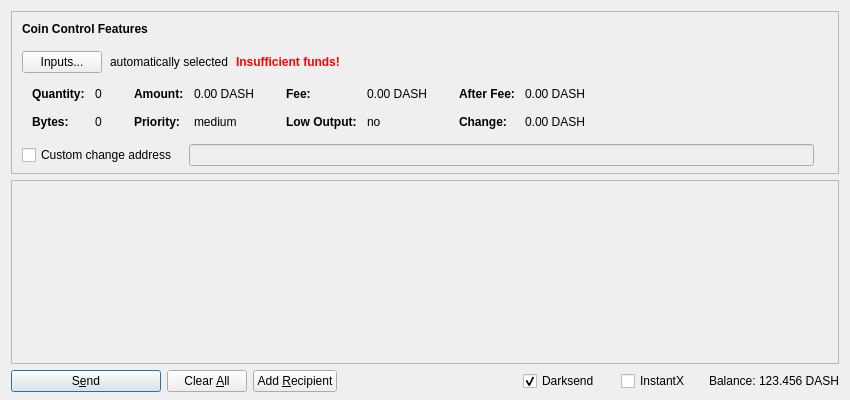
<?xml version="1.0" encoding="UTF-8"?>
<ui version="4.0">
 <class>SendCoinsDialog</class>
 <widget class="QDialog" name="SendCoinsDialog">
  <property name="geometry">
   <rect>
    <x>0</x>
    <y>0</y>
    <width>850</width>
    <height>400</height>
   </rect>
  </property>
  <property name="windowTitle">
   <string>Send Coins</string>
  </property>
  <layout class="QVBoxLayout" name="verticalLayout" stretch="0,1,0">
   <property name="bottomMargin">
    <number>8</number>
   </property>
   <item>
    <widget class="QFrame" name="frameCoinControl">
     <property name="sizePolicy">
      <sizepolicy hsizetype="Expanding" vsizetype="Expanding">
       <horstretch>0</horstretch>
       <verstretch>0</verstretch>
      </sizepolicy>
     </property>
     <property name="maximumSize">
      <size>
       <width>16777215</width>
       <height>16777215</height>
      </size>
     </property>
     <property name="frameShape">
      <enum>QFrame::StyledPanel</enum>
     </property>
     <property name="frameShadow">
      <enum>QFrame::Sunken</enum>
     </property>
     <layout class="QVBoxLayout" name="verticalLayoutCoinControl2">
      <property name="spacing">
       <number>0</number>
      </property>
      <property name="leftMargin">
       <number>0</number>
      </property>
      <property name="topMargin">
       <number>0</number>
      </property>
      <property name="rightMargin">
       <number>0</number>
      </property>
      <property name="bottomMargin">
       <number>6</number>
      </property>
      <item>
       <layout class="QVBoxLayout" name="verticalLayoutCoinControl" stretch="0,0,0,0,1">
        <property name="spacing">
         <number>0</number>
        </property>
        <property name="leftMargin">
         <number>10</number>
        </property>
        <property name="topMargin">
         <number>10</number>
        </property>
        <item>
         <layout class="QHBoxLayout" name="horizontalLayoutCoinControl1">
          <property name="bottomMargin">
           <number>15</number>
          </property>
          <item>
           <widget class="QLabel" name="labelCoinControlFeatures">
            <property name="sizePolicy">
             <sizepolicy hsizetype="Preferred" vsizetype="Maximum">
              <horstretch>0</horstretch>
              <verstretch>0</verstretch>
             </sizepolicy>
            </property>
            <property name="font">
             <font>
              <weight>75</weight>
              <bold>true</bold>
             </font>
            </property>
            <property name="styleSheet">
             <string notr="true">font-weight:bold;</string>
            </property>
            <property name="text">
             <string>Coin Control Features</string>
            </property>
           </widget>
          </item>
         </layout>
        </item>
        <item>
         <layout class="QHBoxLayout" name="horizontalLayoutCoinControl2" stretch="0,0,0,0">
          <property name="spacing">
           <number>8</number>
          </property>
          <property name="bottomMargin">
           <number>10</number>
          </property>
          <item>
           <widget class="QPushButton" name="pushButtonCoinControl">
            <property name="styleSheet">
             <string notr="true"/>
            </property>
            <property name="text">
             <string>Inputs...</string>
            </property>
           </widget>
          </item>
          <item>
           <widget class="QLabel" name="labelCoinControlAutomaticallySelected">
            <property name="text">
             <string>automatically selected</string>
            </property>
            <property name="margin">
             <number>5</number>
            </property>
           </widget>
          </item>
          <item>
           <widget class="QLabel" name="labelCoinControlInsuffFunds">
            <property name="font">
             <font>
              <weight>75</weight>
              <bold>true</bold>
             </font>
            </property>
            <property name="styleSheet">
             <string notr="true">color:red;font-weight:bold;</string>
            </property>
            <property name="text">
             <string>Insufficient funds!</string>
            </property>
            <property name="margin">
             <number>5</number>
            </property>
           </widget>
          </item>
          <item>
           <spacer name="horizontalSpacerCoinControl">
            <property name="orientation">
             <enum>Qt::Horizontal</enum>
            </property>
            <property name="sizeHint" stdset="0">
             <size>
              <width>40</width>
              <height>1</height>
             </size>
            </property>
           </spacer>
          </item>
         </layout>
        </item>
        <item>
         <widget class="QWidget" name="widgetCoinControl" native="true">
          <property name="sizePolicy">
           <sizepolicy hsizetype="Preferred" vsizetype="Preferred">
            <horstretch>0</horstretch>
            <verstretch>0</verstretch>
           </sizepolicy>
          </property>
          <property name="minimumSize">
           <size>
            <width>0</width>
            <height>0</height>
           </size>
          </property>
          <property name="styleSheet">
           <string notr="true"/>
          </property>
          <layout class="QHBoxLayout" name="horizontalLayoutCoinControl5">
           <property name="leftMargin">
            <number>0</number>
           </property>
           <property name="topMargin">
            <number>0</number>
           </property>
           <property name="rightMargin">
            <number>0</number>
           </property>
           <property name="bottomMargin">
            <number>0</number>
           </property>
           <item>
            <layout class="QHBoxLayout" name="horizontalLayoutCoinControl3" stretch="0,0,0,1">
             <property name="spacing">
              <number>20</number>
             </property>
             <property name="topMargin">
              <number>0</number>
             </property>
             <property name="bottomMargin">
              <number>10</number>
             </property>
             <item>
              <layout class="QFormLayout" name="formLayoutCoinControl1">
               <property name="horizontalSpacing">
                <number>10</number>
               </property>
               <property name="verticalSpacing">
                <number>14</number>
               </property>
               <property name="leftMargin">
                <number>10</number>
               </property>
               <property name="topMargin">
                <number>4</number>
               </property>
               <property name="rightMargin">
                <number>6</number>
               </property>
               <item row="0" column="0">
                <widget class="QLabel" name="labelCoinControlQuantityText">
                 <property name="font">
                  <font>
                   <weight>75</weight>
                   <bold>true</bold>
                  </font>
                 </property>
                 <property name="text">
                  <string>Quantity:</string>
                 </property>
                 <property name="margin">
                  <number>0</number>
                 </property>
                </widget>
               </item>
               <item row="0" column="1">
                <widget class="QLabel" name="labelCoinControlQuantity">
                 <property name="cursor">
                  <cursorShape>IBeamCursor</cursorShape>
                 </property>
                 <property name="contextMenuPolicy">
                  <enum>Qt::ActionsContextMenu</enum>
                 </property>
                 <property name="text">
                  <string notr="true">0</string>
                 </property>
                 <property name="margin">
                  <number>0</number>
                 </property>
                 <property name="textInteractionFlags">
                  <set>Qt::LinksAccessibleByMouse|Qt::TextSelectableByKeyboard|Qt::TextSelectableByMouse</set>
                 </property>
                </widget>
               </item>
               <item row="1" column="0">
                <widget class="QLabel" name="labelCoinControlBytesText">
                 <property name="font">
                  <font>
                   <weight>75</weight>
                   <bold>true</bold>
                  </font>
                 </property>
                 <property name="text">
                  <string>Bytes:</string>
                 </property>
                </widget>
               </item>
               <item row="1" column="1">
                <widget class="QLabel" name="labelCoinControlBytes">
                 <property name="cursor">
                  <cursorShape>IBeamCursor</cursorShape>
                 </property>
                 <property name="contextMenuPolicy">
                  <enum>Qt::ActionsContextMenu</enum>
                 </property>
                 <property name="text">
                  <string notr="true">0</string>
                 </property>
                 <property name="textInteractionFlags">
                  <set>Qt::LinksAccessibleByMouse|Qt::TextSelectableByKeyboard|Qt::TextSelectableByMouse</set>
                 </property>
                </widget>
               </item>
              </layout>
             </item>
             <item>
              <layout class="QFormLayout" name="formLayoutCoinControl2">
               <property name="horizontalSpacing">
                <number>10</number>
               </property>
               <property name="verticalSpacing">
                <number>14</number>
               </property>
               <property name="leftMargin">
                <number>6</number>
               </property>
               <property name="topMargin">
                <number>4</number>
               </property>
               <property name="rightMargin">
                <number>6</number>
               </property>
               <item row="0" column="0">
                <widget class="QLabel" name="labelCoinControlAmountText">
                 <property name="font">
                  <font>
                   <weight>75</weight>
                   <bold>true</bold>
                  </font>
                 </property>
                 <property name="text">
                  <string>Amount:</string>
                 </property>
                 <property name="margin">
                  <number>0</number>
                 </property>
                </widget>
               </item>
               <item row="0" column="1">
                <widget class="QLabel" name="labelCoinControlAmount">
                 <property name="cursor">
                  <cursorShape>IBeamCursor</cursorShape>
                 </property>
                 <property name="contextMenuPolicy">
                  <enum>Qt::ActionsContextMenu</enum>
                 </property>
                 <property name="text">
                  <string notr="true">0.00 DASH</string>
                 </property>
                 <property name="textInteractionFlags">
                  <set>Qt::LinksAccessibleByMouse|Qt::TextSelectableByKeyboard|Qt::TextSelectableByMouse</set>
                 </property>
                </widget>
               </item>
               <item row="1" column="0">
                <widget class="QLabel" name="labelCoinControlPriorityText">
                 <property name="font">
                  <font>
                   <weight>75</weight>
                   <bold>true</bold>
                  </font>
                 </property>
                 <property name="text">
                  <string>Priority:</string>
                 </property>
                </widget>
               </item>
               <item row="1" column="1">
                <widget class="QLabel" name="labelCoinControlPriority">
                 <property name="cursor">
                  <cursorShape>IBeamCursor</cursorShape>
                 </property>
                 <property name="contextMenuPolicy">
                  <enum>Qt::ActionsContextMenu</enum>
                 </property>
                 <property name="text">
                  <string>medium</string>
                 </property>
                 <property name="textInteractionFlags">
                  <set>Qt::LinksAccessibleByMouse|Qt::TextSelectableByKeyboard|Qt::TextSelectableByMouse</set>
                 </property>
                </widget>
               </item>
              </layout>
             </item>
             <item>
              <layout class="QFormLayout" name="formLayoutCoinControl3">
               <property name="horizontalSpacing">
                <number>10</number>
               </property>
               <property name="verticalSpacing">
                <number>14</number>
               </property>
               <property name="leftMargin">
                <number>6</number>
               </property>
               <property name="topMargin">
                <number>4</number>
               </property>
               <property name="rightMargin">
                <number>6</number>
               </property>
               <item row="0" column="0">
                <widget class="QLabel" name="labelCoinControlFeeText">
                 <property name="font">
                  <font>
                   <weight>75</weight>
                   <bold>true</bold>
                  </font>
                 </property>
                 <property name="text">
                  <string>Fee:</string>
                 </property>
                 <property name="margin">
                  <number>0</number>
                 </property>
                </widget>
               </item>
               <item row="0" column="1">
                <widget class="QLabel" name="labelCoinControlFee">
                 <property name="cursor">
                  <cursorShape>IBeamCursor</cursorShape>
                 </property>
                 <property name="contextMenuPolicy">
                  <enum>Qt::ActionsContextMenu</enum>
                 </property>
                 <property name="text">
                  <string notr="true">0.00 DASH</string>
                 </property>
                 <property name="textInteractionFlags">
                  <set>Qt::LinksAccessibleByMouse|Qt::TextSelectableByKeyboard|Qt::TextSelectableByMouse</set>
                 </property>
                </widget>
               </item>
               <item row="1" column="0">
                <widget class="QLabel" name="labelCoinControlLowOutputText">
                 <property name="font">
                  <font>
                   <weight>75</weight>
                   <bold>true</bold>
                  </font>
                 </property>
                 <property name="text">
                  <string>Low Output:</string>
                 </property>
                </widget>
               </item>
               <item row="1" column="1">
                <widget class="QLabel" name="labelCoinControlLowOutput">
                 <property name="cursor">
                  <cursorShape>IBeamCursor</cursorShape>
                 </property>
                 <property name="contextMenuPolicy">
                  <enum>Qt::ActionsContextMenu</enum>
                 </property>
                 <property name="text">
                  <string>no</string>
                 </property>
                 <property name="textInteractionFlags">
                  <set>Qt::LinksAccessibleByMouse|Qt::TextSelectableByKeyboard|Qt::TextSelectableByMouse</set>
                 </property>
                </widget>
               </item>
              </layout>
             </item>
             <item>
              <layout class="QFormLayout" name="formLayoutCoinControl4">
               <property name="horizontalSpacing">
                <number>10</number>
               </property>
               <property name="verticalSpacing">
                <number>14</number>
               </property>
               <property name="leftMargin">
                <number>6</number>
               </property>
               <property name="topMargin">
                <number>4</number>
               </property>
               <property name="rightMargin">
                <number>6</number>
               </property>
               <item row="0" column="0">
                <widget class="QLabel" name="labelCoinControlAfterFeeText">
                 <property name="font">
                  <font>
                   <weight>75</weight>
                   <bold>true</bold>
                  </font>
                 </property>
                 <property name="text">
                  <string>After Fee:</string>
                 </property>
                 <property name="margin">
                  <number>0</number>
                 </property>
                </widget>
               </item>
               <item row="0" column="1">
                <widget class="QLabel" name="labelCoinControlAfterFee">
                 <property name="cursor">
                  <cursorShape>IBeamCursor</cursorShape>
                 </property>
                 <property name="contextMenuPolicy">
                  <enum>Qt::ActionsContextMenu</enum>
                 </property>
                 <property name="text">
                  <string notr="true">0.00 DASH</string>
                 </property>
                 <property name="textInteractionFlags">
                  <set>Qt::LinksAccessibleByMouse|Qt::TextSelectableByKeyboard|Qt::TextSelectableByMouse</set>
                 </property>
                </widget>
               </item>
               <item row="1" column="0">
                <widget class="QLabel" name="labelCoinControlChangeText">
                 <property name="font">
                  <font>
                   <weight>75</weight>
                   <bold>true</bold>
                  </font>
                 </property>
                 <property name="text">
                  <string>Change:</string>
                 </property>
                </widget>
               </item>
               <item row="1" column="1">
                <widget class="QLabel" name="labelCoinControlChange">
                 <property name="cursor">
                  <cursorShape>IBeamCursor</cursorShape>
                 </property>
                 <property name="contextMenuPolicy">
                  <enum>Qt::ActionsContextMenu</enum>
                 </property>
                 <property name="text">
                  <string notr="true">0.00 DASH</string>
                 </property>
                 <property name="textInteractionFlags">
                  <set>Qt::LinksAccessibleByMouse|Qt::TextSelectableByKeyboard|Qt::TextSelectableByMouse</set>
                 </property>
                </widget>
               </item>
              </layout>
             </item>
            </layout>
           </item>
          </layout>
         </widget>
        </item>
        <item>
         <layout class="QHBoxLayout" name="horizontalLayoutCoinControl4" stretch="0,0,0">
          <property name="spacing">
           <number>12</number>
          </property>
          <property name="sizeConstraint">
           <enum>QLayout::SetDefaultConstraint</enum>
          </property>
          <property name="topMargin">
           <number>5</number>
          </property>
          <property name="rightMargin">
           <number>5</number>
          </property>
          <item>
           <widget class="QCheckBox" name="checkBoxCoinControlChange">
            <property name="toolTip">
             <string>If this is activated, but the change address is empty or invalid, change will be sent to a newly generated address.</string>
            </property>
            <property name="text">
             <string>Custom change address</string>
            </property>
           </widget>
          </item>
          <item>
           <widget class="QValidatedLineEdit" name="lineEditCoinControlChange">
            <property name="enabled">
             <bool>false</bool>
            </property>
            <property name="sizePolicy">
             <sizepolicy hsizetype="Expanding" vsizetype="Fixed">
              <horstretch>0</horstretch>
              <verstretch>0</verstretch>
             </sizepolicy>
            </property>
           </widget>
          </item>
          <item>
           <widget class="QLabel" name="labelCoinControlChangeLabel">
            <property name="sizePolicy">
             <sizepolicy hsizetype="Preferred" vsizetype="Expanding">
              <horstretch>0</horstretch>
              <verstretch>0</verstretch>
             </sizepolicy>
            </property>
            <property name="minimumSize">
             <size>
              <width>0</width>
              <height>0</height>
             </size>
            </property>
            <property name="text">
             <string/>
            </property>
            <property name="margin">
             <number>3</number>
            </property>
           </widget>
          </item>
         </layout>
        </item>
        <item>
         <spacer name="verticalSpacerCoinControl">
          <property name="orientation">
           <enum>Qt::Vertical</enum>
          </property>
          <property name="sizeHint" stdset="0">
           <size>
            <width>800</width>
            <height>1</height>
           </size>
          </property>
         </spacer>
        </item>
       </layout>
      </item>
     </layout>
    </widget>
   </item>
   <item>
    <widget class="QScrollArea" name="scrollArea">
     <property name="widgetResizable">
      <bool>true</bool>
     </property>
     <widget class="QWidget" name="scrollAreaWidgetContents">
      <property name="geometry">
       <rect>
        <x>0</x>
        <y>0</y>
        <width>828</width>
        <height>153</height>
       </rect>
      </property>
      <layout class="QVBoxLayout" name="verticalLayout_2" stretch="0,1">
       <property name="leftMargin">
        <number>0</number>
       </property>
       <property name="topMargin">
        <number>0</number>
       </property>
       <property name="rightMargin">
        <number>0</number>
       </property>
       <property name="bottomMargin">
        <number>0</number>
       </property>
       <item>
        <layout class="QVBoxLayout" name="entries">
         <property name="spacing">
          <number>6</number>
         </property>
        </layout>
       </item>
       <item>
        <spacer name="verticalSpacer">
         <property name="orientation">
          <enum>Qt::Vertical</enum>
         </property>
         <property name="sizeHint" stdset="0">
          <size>
           <width>20</width>
           <height>40</height>
          </size>
         </property>
        </spacer>
       </item>
      </layout>
     </widget>
    </widget>
   </item>
   <item>
    <layout class="QHBoxLayout" name="horizontalLayout">
     <item>
      <widget class="QPushButton" name="sendButton">
       <property name="minimumSize">
        <size>
         <width>150</width>
         <height>0</height>
        </size>
       </property>
       <property name="toolTip">
        <string>Confirm the send action</string>
       </property>
       <property name="text">
        <string>S&amp;end</string>
       </property>
       <property name="icon">
        <iconset resource="../chaincoin.qrc">
         <normaloff>:/icons/send</normaloff>:/icons/send</iconset>
       </property>
       <property name="default">
        <bool>true</bool>
       </property>
      </widget>
     </item>
     <item>
      <widget class="QPushButton" name="clearButton">
       <property name="sizePolicy">
        <sizepolicy hsizetype="Minimum" vsizetype="Fixed">
         <horstretch>0</horstretch>
         <verstretch>0</verstretch>
        </sizepolicy>
       </property>
       <property name="toolTip">
        <string>Clear all fields of the form.</string>
       </property>
       <property name="text">
        <string>Clear &amp;All</string>
       </property>
       <property name="icon">
        <iconset resource="../chaincoin.qrc">
         <normaloff>:/icons/remove</normaloff>:/icons/remove</iconset>
       </property>
       <property name="autoRepeatDelay">
        <number>300</number>
       </property>
       <property name="autoDefault">
        <bool>false</bool>
       </property>
      </widget>
     </item>
     <item>
      <widget class="QPushButton" name="addButton">
       <property name="toolTip">
        <string>Send to multiple recipients at once</string>
       </property>
       <property name="text">
        <string>Add &amp;Recipient</string>
       </property>
       <property name="icon">
        <iconset resource="../chaincoin.qrc">
         <normaloff>:/icons/add</normaloff>:/icons/add</iconset>
       </property>
       <property name="autoDefault">
        <bool>false</bool>
       </property>
      </widget>
     </item>
     <item>
      <spacer name="horizontalSpacer">
       <property name="orientation">
        <enum>Qt::Horizontal</enum>
       </property>
       <property name="sizeHint" stdset="0">
        <size>
         <width>40</width>
         <height>20</height>
        </size>
       </property>
      </spacer>
     </item>
     <item>
      <layout class="QHBoxLayout" name="horizontalLayout_2">
       <property name="spacing">
        <number>3</number>
       </property>
       <item>
        <widget class="QCheckBox" name="checkUseDarksend">
         <property name="minimumSize">
          <size>
           <width>95</width>
           <height>0</height>
          </size>
         </property>
         <property name="text">
          <string>Darksend</string>
         </property>
         <property name="checked">
          <bool>true</bool>
         </property>
        </widget>
       </item>
       <item>
        <widget class="QCheckBox" name="checkInstantX">
         <property name="enabled">
          <bool>true</bool>
         </property>
         <property name="minimumSize">
          <size>
           <width>85</width>
           <height>0</height>
          </size>
         </property>
         <property name="text">
          <string>InstantX</string>
         </property>
        </widget>
       </item>
       <item>
        <widget class="QLabel" name="label">
         <property name="text">
          <string>Balance:</string>
         </property>
        </widget>
       </item>
       <item>
        <widget class="QLabel" name="labelBalance">
         <property name="sizePolicy">
          <sizepolicy hsizetype="Preferred" vsizetype="Fixed">
           <horstretch>0</horstretch>
           <verstretch>0</verstretch>
          </sizepolicy>
         </property>
         <property name="cursor">
          <cursorShape>IBeamCursor</cursorShape>
         </property>
         <property name="text">
          <string notr="true">123.456 DASH</string>
         </property>
         <property name="textInteractionFlags">
          <set>Qt::LinksAccessibleByMouse|Qt::TextSelectableByKeyboard|Qt::TextSelectableByMouse</set>
         </property>
        </widget>
       </item>
      </layout>
     </item>
    </layout>
   </item>
  </layout>
 </widget>
 <customwidgets>
  <customwidget>
   <class>QValidatedLineEdit</class>
   <extends>QLineEdit</extends>
   <header>qvalidatedlineedit.h</header>
  </customwidget>
 </customwidgets>
 <resources>
  <include location="../chaincoin.qrc"/>
 </resources>
 <connections/>
</ui>
